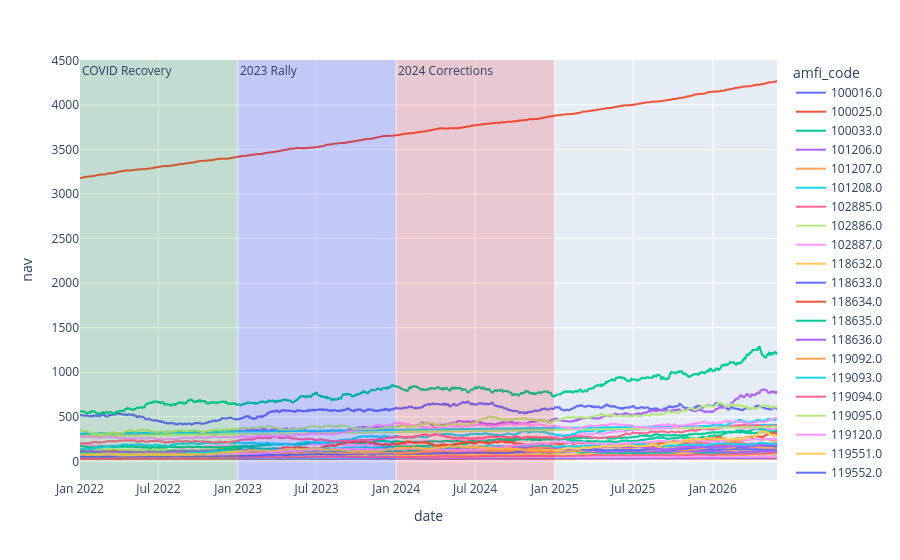

Source (notebook cell):
### Code cell
fig=px.line(nav_df,x='date',y='nav',color='amfi_code')

fig.add_vrect(
    x0="2022-01-01",
    x1="2022-12-31",
    fillcolor="green",
    opacity=0.15,
    line_width=0,
    annotation_text="COVID Recovery",
    annotation_position="top left"
)
fig.add_vrect(
    x0="2023-01-01",
    x1="2023-12-31",
    fillcolor="blue",
    opacity=0.15,
    line_width=0,
    annotation_text="2023 Rally",
    annotation_position="top left"
)
fig.add_vrect(
    x0="2024-01-01",
    x1="2024-12-31",
    fillcolor="red",
    opacity=0.15,
    line_width=0,
    annotation_text="2024 Corrections",
    annotation_position="top left"
)
fig.show()

### Figure 1 — Plotly figure (JSON) as saved in the notebook; plotly's stock layout.template omitted (floating-point values rounded to 4 significant figures; data arrays with more than 128 entries replaced by an {"elided": "..."} marker saying what was removed)
{"data": [{"hovertemplate": "amfi_code=100016.0<br>date=%{x}<br>nav=%{y}<extra></extra>", "legendgroup": "100016.0", "line": {"color": "#636efa", "dash": "solid"}, "marker": {"symbol": "circle"}, "mode": "lines", "name": "100016.0", "showlegend": true, "type": "scattergl", "x": {"elided": "1608 str values"}, "xaxis": "x", "y": {"elided": "1608 float values"}, "yaxis": "y"}, {"hovertemplate": "amfi_code=100025.0<br>date=%{x}<br>nav=%{y}<extra></extra>", "legendgroup": "100025.0", "line": {"color": "#EF553B", "dash": "solid"}, "marker": {"symbol": "circle"}, "mode": "lines", "name": "100025.0", "showlegend": true, "type": "scattergl", "x": {"elided": "1608 str values"}, "xaxis": "x", "y": {"elided": "1608 float values"}, "yaxis": "y"}, {"hovertemplate": "amfi_code=100033.0<br>date=%{x}<br>nav=%{y}<extra></extra>", "legendgroup": "100033.0", "line": {"color": "#00cc96", "dash": "solid"}, "marker": {"symbol": "circle"}, "mode": "lines", "name": "100033.0", "showlegend": true, "type": "scattergl", "x": {"elided": "1608 str values"}, "xaxis": "x", "y": {"elided": "1608 float values"}, "yaxis": "y"}, {"hovertemplate": "amfi_code=101206.0<br>date=%{x}<br>nav=%{y}<extra></extra>", "legendgroup": "101206.0", "line": {"color": "#ab63fa", "dash": "solid"}, "marker": {"symbol": "circle"}, "mode": "lines", "name": "101206.0", "showlegend": true, "type": "scattergl", "x": {"elided": "1608 str values"}, "xaxis": "x", "y": {"elided": "1608 float values"}, "yaxis": "y"}, {"hovertemplate": "amfi_code=101207.0<br>date=%{x}<br>nav=%{y}<extra></extra>", "legendgroup": "101207.0", "line": {"color": "#FFA15A", "dash": "solid"}, "marker": {"symbol": "circle"}, "mode": "lines", "name": "101207.0", "showlegend": true, "type": "scattergl", "x": {"elided": "1608 str values"}, "xaxis": "x", "y": {"elided": "1608 float values"}, "yaxis": "y"}, {"hovertemplate": "amfi_code=101208.0<br>date=%{x}<br>nav=%{y}<extra></extra>", "legendgroup": "101208.0", "line": {"color": "#19d3f3", "dash": "solid"}, "marker": {"symbol": "circle"}, "mode": "lines", "name": "101208.0", "showlegend": true, "type": "scattergl", "x": {"elided": "1608 str values"}, "xaxis": "x", "y": {"elided": "1608 float values"}, "yaxis": "y"}, {"hovertemplate": "amfi_code=102885.0<br>date=%{x}<br>nav=%{y}<extra></extra>", "legendgroup": "102885.0", "line": {"color": "#FF6692", "dash": "solid"}, "marker": {"symbol": "circle"}, "mode": "lines", "name": "102885.0", "showlegend": true, "type": "scattergl", "x": {"elided": "1608 str values"}, "xaxis": "x", "y": {"elided": "1608 float values"}, "yaxis": "y"}, {"hovertemplate": "amfi_code=102886.0<br>date=%{x}<br>nav=%{y}<extra></extra>", "legendgroup": "102886.0", "line": {"color": "#B6E880", "dash": "solid"}, "marker": {"symbol": "circle"}, "mode": "lines", "name": "102886.0", "showlegend": true, "type": "scattergl", "x": {"elided": "1608 str values"}, "xaxis": "x", "y": {"elided": "1608 float values"}, "yaxis": "y"}, {"hovertemplate": "amfi_code=102887.0<br>date=%{x}<br>nav=%{y}<extra></extra>", "legendgroup": "102887.0", "line": {"color": "#FF97FF", "dash": "solid"}, "marker": {"symbol": "circle"}, "mode": "lines", "name": "102887.0", "showlegend": true, "type": "scattergl", "x": {"elided": "1608 str values"}, "xaxis": "x", "y": {"elided": "1608 float values"}, "yaxis": "y"}, {"hovertemplate": "amfi_code=118632.0<br>date=%{x}<br>nav=%{y}<extra></extra>", "legendgroup": "118632.0", "line": {"color": "#FECB52", "dash": "solid"}, "marker": {"symbol": "circle"}, "mode": "lines", "name": "118632.0", "showlegend": true, "type": "scattergl", "x": {"elided": "1608 str values"}, "xaxis": "x", "y": {"elided": "1608 float values"}, "yaxis": "y"}, {"hovertemplate": "amfi_code=118633.0<br>date=%{x}<br>nav=%{y}<extra></extra>", "legendgroup": "118633.0", "line": {"color": "#636efa", "dash": "solid"}, "marker": {"symbol": "circle"}, "mode": "lines", "name": "118633.0", "showlegend": true, "type": "scattergl", "x": {"elided": "1608 str values"}, "xaxis": "x", "y": {"elided": "1608 float values"}, "yaxis": "y"}, {"hovertemplate": "amfi_code=118634.0<br>date=%{x}<br>nav=%{y}<extra></extra>", "legendgroup": "118634.0", "line": {"color": "#EF553B", "dash": "solid"}, "marker": {"symbol": "circle"}, "mode": "lines", "name": "118634.0", "showlegend": true, "type": "scattergl", "x": {"elided": "1608 str values"}, "xaxis": "x", "y": {"elided": "1608 float values"}, "yaxis": "y"}, {"hovertemplate": "amfi_code=118635.0<br>date=%{x}<br>nav=%{y}<extra></extra>", "legendgroup": "118635.0", "line": {"color": "#00cc96", "dash": "solid"}, "marker": {"symbol": "circle"}, "mode": "lines", "name": "118635.0", "showlegend": true, "type": "scattergl", "x": {"elided": "1608 str values"}, "xaxis": "x", "y": {"elided": "1608 float values"}, "yaxis": "y"}, {"hovertemplate": "amfi_code=118636.0<br>date=%{x}<br>nav=%{y}<extra></extra>", "legendgroup": "118636.0", "line": {"color": "#ab63fa", "dash": "solid"}, "marker": {"symbol": "circle"}, "mode": "lines", "name": "118636.0", "showlegend": true, "type": "scattergl", "x": {"elided": "1608 str values"}, "xaxis": "x", "y": {"elided": "1608 float values"}, "yaxis": "y"}, {"hovertemplate": "amfi_code=119092.0<br>date=%{x}<br>nav=%{y}<extra></extra>", "legendgroup": "119092.0", "line": {"color": "#FFA15A", "dash": "solid"}, "marker": {"symbol": "circle"}, "mode": "lines", "name": "119092.0", "showlegend": true, "type": "scattergl", "x": {"elided": "1608 str values"}, "xaxis": "x", "y": {"elided": "1608 float values"}, "yaxis": "y"}, {"hovertemplate": "amfi_code=119093.0<br>date=%{x}<br>nav=%{y}<extra></extra>", "legendgroup": "119093.0", "line": {"color": "#19d3f3", "dash": "solid"}, "marker": {"symbol": "circle"}, "mode": "lines", "name": "119093.0", "showlegend": true, "type": "scattergl", "x": {"elided": "1608 str values"}, "xaxis": "x", "y": {"elided": "1608 float values"}, "yaxis": "y"}, {"hovertemplate": "amfi_code=119094.0<br>date=%{x}<br>nav=%{y}<extra></extra>", "legendgroup": "119094.0", "line": {"color": "#FF6692", "dash": "solid"}, "marker": {"symbol": "circle"}, "mode": "lines", "name": "119094.0", "showlegend": true, "type": "scattergl", "x": {"elided": "1608 str values"}, "xaxis": "x", "y": {"elided": "1608 float values"}, "yaxis": "y"}, {"hovertemplate": "amfi_code=119095.0<br>date=%{x}<br>nav=%{y}<extra></extra>", "legendgroup": "119095.0", "line": {"color": "#B6E880", "dash": "solid"}, "marker": {"symbol": "circle"}, "mode": "lines", "name": "119095.0", "showlegend": true, "type": "scattergl", "x": {"elided": "1608 str values"}, "xaxis": "x", "y": {"elided": "1608 float values"}, "yaxis": "y"}, {"hovertemplate": "amfi_code=119120.0<br>date=%{x}<br>nav=%{y}<extra></extra>", "legendgroup": "119120.0", "line": {"color": "#FF97FF", "dash": "solid"}, "marker": {"symbol": "circle"}, "mode": "lines", "name": "119120.0", "showlegend": true, "type": "scattergl", "x": {"elided": "1608 str values"}, "xaxis": "x", "y": {"elided": "1608 float values"}, "yaxis": "y"}, {"hovertemplate": "amfi_code=119551.0<br>date=%{x}<br>nav=%{y}<extra></extra>", "legendgroup": "119551.0", "line": {"color": "#FECB52", "dash": "solid"}, "marker": {"symbol": "circle"}, "mode": "lines", "name": "119551.0", "showlegend": true, "type": "scattergl", "x": {"elided": "1608 str values"}, "xaxis": "x", "y": {"elided": "1608 float values"}, "yaxis": "y"}, {"hovertemplate": "amfi_code=119552.0<br>date=%{x}<br>nav=%{y}<extra></extra>", "legendgroup": "119552.0", "line": {"color": "#636efa", "dash": "solid"}, "marker": {"symbol": "circle"}, "mode": "lines", "name": "119552.0", "showlegend": true, "type": "scattergl", "x": {"elided": "1608 str values"}, "xaxis": "x", "y": {"elided": "1608 float values"}, "yaxis": "y"}, {"hovertemplate": "amfi_code=119598.0<br>date=%{x}<br>nav=%{y}<extra></extra>", "legendgroup": "119598.0", "line": {"color": "#EF553B", "dash": "solid"}, "marker": {"symbol": "circle"}, "mode": "lines", "name": "119598.0", "showlegend": true, "type": "scattergl", "x": {"elided": "1608 str values"}, "xaxis": "x", "y": {"elided": "1608 float values"}, "yaxis": "y"}, {"hovertemplate": "amfi_code=119599.0<br>date=%{x}<br>nav=%{y}<extra></extra>", "legendgroup": "119599.0", "line": {"color": "#00cc96", "dash": "solid"}, "marker": {"symbol": "circle"}, "mode": "lines", "name": "119599.0", "showlegend": true, "type": "scattergl", "x": {"elided": "1608 str values"}, "xaxis": "x", "y": {"elided": "1608 float values"}, "yaxis": "y"}, {"hovertemplate": "amfi_code=120503.0<br>date=%{x}<br>nav=%{y}<extra></extra>", "legendgroup": "120503.0", "line": {"color": "#ab63fa", "dash": "solid"}, "marker": {"symbol": "circle"}, "mode": "lines", "name": "120503.0", "showlegend": true, "type": "scattergl", "x": {"elided": "1608 str values"}, "xaxis": "x", "y": {"elided": "1608 float values"}, "yaxis": "y"}, {"hovertemplate": "amfi_code=120504.0<br>date=%{x}<br>nav=%{y}<extra></extra>", "legendgroup": "120504.0", "line": {"color": "#FFA15A", "dash": "solid"}, "marker": {"symbol": "circle"}, "mode": "lines", "name": "120504.0", "showlegend": true, "type": "scattergl", "x": {"elided": "1608 str values"}, "xaxis": "x", "y": {"elided": "1608 float values"}, "yaxis": "y"}, {"hovertemplate": "amfi_code=120505.0<br>date=%{x}<br>nav=%{y}<extra></extra>", "legendgroup": "120505.0", "line": {"color": "#19d3f3", "dash": "solid"}, "marker": {"symbol": "circle"}, "mode": "lines", "name": "120505.0", "showlegend": true, "type": "scattergl", "x": {"elided": "1608 str values"}, "xaxis": "x", "y": {"elided": "1608 float values"}, "yaxis": "y"}, {"hovertemplate": "amfi_code=120506.0<br>date=%{x}<br>nav=%{y}<extra></extra>", "legendgroup": "120506.0", "line": {"color": "#FF6692", "dash": "solid"}, "marker": {"symbol": "circle"}, "mode": "lines", "name": "120506.0", "showlegend": true, "type": "scattergl", "x": {"elided": "1608 str values"}, "xaxis": "x", "y": {"elided": "1608 float values"}, "yaxis": "y"}, {"hovertemplate": "amfi_code=120507.0<br>date=%{x}<br>nav=%{y}<extra></extra>", "legendgroup": "120507.0", "line": {"color": "#B6E880", "dash": "solid"}, "marker": {"symbol": "circle"}, "mode": "lines", "name": "120507.0", "showlegend": true, "type": "scattergl", "x": {"elided": "1608 str values"}, "xaxis": "x", "y": {"elided": "1608 float values"}, "yaxis": "y"}, {"hovertemplate": "amfi_code=120841.0<br>date=%{x}<br>nav=%{y}<extra></extra>", "legendgroup": "120841.0", "line": {"color": "#FF97FF", "dash": "solid"}, "marker": {"symbol": "circle"}, "mode": "lines", "name": "120841.0", "showlegend": true, "type": "scattergl", "x": {"elided": "1608 str values"}, "xaxis": "x", "y": {"elided": "1608 float values"}, "yaxis": "y"}, {"hovertemplate": "amfi_code=120842.0<br>date=%{x}<br>nav=%{y}<extra></extra>", "legendgroup": "120842.0", "line": {"color": "#FECB52", "dash": "solid"}, "marker": {"symbol": "circle"}, "mode": "lines", "name": "120842.0", "showlegend": true, "type": "scattergl", "x": {"elided": "1608 str values"}, "xaxis": "x", "y": {"elided": "1608 float values"}, "yaxis": "y"}, {"hovertemplate": "amfi_code=120843.0<br>date=%{x}<br>nav=%{y}<extra></extra>", "legendgroup": "120843.0", "line": {"color": "#636efa", "dash": "solid"}, "marker": {"symbol": "circle"}, "mode": "lines", "name": "120843.0", "showlegend": true, "type": "scattergl", "x": {"elided": "1608 str values"}, "xaxis": "x", "y": {"elided": "1608 float values"}, "yaxis": "y"}, {"hovertemplate": "amfi_code=120844.0<br>date=%{x}<br>nav=%{y}<extra></extra>", "legendgroup": "120844.0", "line": {"color": "#EF553B", "dash": "solid"}, "marker": {"symbol": "circle"}, "mode": "lines", "name": "120844.0", "showlegend": true, "type": "scattergl", "x": {"elided": "1608 str values"}, "xaxis": "x", "y": {"elided": "1608 float values"}, "yaxis": "y"}, {"hovertemplate": "amfi_code=125497.0<br>date=%{x}<br>nav=%{y}<extra></extra>", "legendgroup": "125497.0", "line": {"color": "#00cc96", "dash": "solid"}, "marker": {"symbol": "circle"}, "mode": "lines", "name": "125497.0", "showlegend": true, "type": "scattergl", "x": {"elided": "1608 str values"}, "xaxis": "x", "y": {"elided": "1608 float values"}, "yaxis": "y"}, {"hovertemplate": "amfi_code=125498.0<br>date=%{x}<br>nav=%{y}<extra></extra>", "legendgroup": "125498.0", "line": {"color": "#ab63fa", "dash": "solid"}, "marker": {"symbol": "circle"}, "mode": "lines", "name": "125498.0", "showlegend": true, "type": "scattergl", "x": {"elided": "1608 str values"}, "xaxis": "x", "y": {"elided": "1608 float values"}, "yaxis": "y"}, {"hovertemplate": "amfi_code=148567.0<br>date=%{x}<br>nav=%{y}<extra></extra>", "legendgroup": "148567.0", "line": {"color": "#FFA15A", "dash": "solid"}, "marker": {"symbol": "circle"}, "mode": "lines", "name": "148567.0", "showlegend": true, "type": "scattergl", "x": {"elided": "1608 str values"}, "xaxis": "x", "y": {"elided": "1608 float values"}, "yaxis": "y"}, {"hovertemplate": "amfi_code=148568.0<br>date=%{x}<br>nav=%{y}<extra></extra>", "legendgroup": "148568.0", "line": {"color": "#19d3f3", "dash": "solid"}, "marker": {"symbol": "circle"}, "mode": "lines", "name": "148568.0", "showlegend": true, "type": "scattergl", "x": {"elided": "1608 str values"}, "xaxis": "x", "y": {"elided": "1608 float values"}, "yaxis": "y"}, {"hovertemplate": "amfi_code=148569.0<br>date=%{x}<br>nav=%{y}<extra></extra>", "legendgroup": "148569.0", "line": {"color": "#FF6692", "dash": "solid"}, "marker": {"symbol": "circle"}, "mode": "lines", "name": "148569.0", "showlegend": true, "type": "scattergl", "x": {"elided": "1608 str values"}, "xaxis": "x", "y": {"elided": "1608 float values"}, "yaxis": "y"}, {"hovertemplate": "amfi_code=149322.0<br>date=%{x}<br>nav=%{y}<extra></extra>", "legendgroup": "149322.0", "line": {"color": "#B6E880", "dash": "solid"}, "marker": {"symbol": "circle"}, "mode": "lines", "name": "149322.0", "showlegend": true, "type": "scattergl", "x": {"elided": "1608 str values"}, "xaxis": "x", "y": {"elided": "1608 float values"}, "yaxis": "y"}, {"hovertemplate": "amfi_code=149323.0<br>date=%{x}<br>nav=%{y}<extra></extra>", "legendgroup": "149323.0", "line": {"color": "#FF97FF", "dash": "solid"}, "marker": {"symbol": "circle"}, "mode": "lines", "name": "149323.0", "showlegend": true, "type": "scattergl", "x": {"elided": "1608 str values"}, "xaxis": "x", "y": {"elided": "1608 float values"}, "yaxis": "y"}, {"hovertemplate": "amfi_code=149324.0<br>date=%{x}<br>nav=%{y}<extra></extra>", "legendgroup": "149324.0", "line": {"color": "#FECB52", "dash": "solid"}, "marker": {"symbol": "circle"}, "mode": "lines", "name": "149324.0", "showlegend": true, "type": "scattergl", "x": {"elided": "1608 str values"}, "xaxis": "x", "y": {"elided": "1608 float values"}, "yaxis": "y"}], "layout": {"annotations": [{"showarrow": false, "text": "COVID Recovery", "x": "2022-01-01", "xanchor": "left", "xref": "x", "y": 1, "yanchor": "top", "yref": "y domain"}, {"showarrow": false, "text": "2023 Rally", "x": "2023-01-01", "xanchor": "left", "xref": "x", "y": 1, "yanchor": "top", "yref": "y domain"}, {"showarrow": false, "text": "2024 Corrections", "x": "2024-01-01", "xanchor": "left", "xref": "x", "y": 1, "yanchor": "top", "yref": "y domain"}], "legend": {"title": {"text": "amfi_code"}, "tracegroupgap": 0}, "margin": {"t": 60}, "shapes": [{"fillcolor": "green", "line": {"width": 0}, "opacity": 0.15, "type": "rect", "x0": "2022-01-01", "x1": "2022-12-31", "xref": "x", "y0": 0, "y1": 1, "yref": "y domain"}, {"fillcolor": "blue", "line": {"width": 0}, "opacity": 0.15, "type": "rect", "x0": "2023-01-01", "x1": "2023-12-31", "xref": "x", "y0": 0, "y1": 1, "yref": "y domain"}, {"fillcolor": "red", "line": {"width": 0}, "opacity": 0.15, "type": "rect", "x0": "2024-01-01", "x1": "2024-12-31", "xref": "x", "y0": 0, "y1": 1, "yref": "y domain"}], "xaxis": {"anchor": "y", "domain": [0, 1], "title": {"text": "date"}}, "yaxis": {"anchor": "x", "domain": [0, 1], "title": {"text": "nav"}}}}
